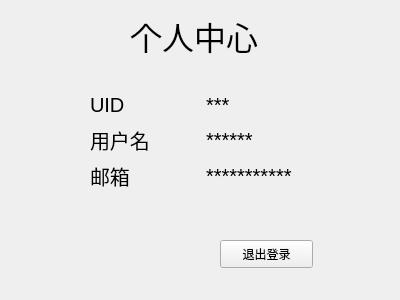
<?xml version="1.0" encoding="UTF-8"?>
<ui version="4.0">
 <class>User_page</class>
 <widget class="QWidget" name="User_page">
  <property name="geometry">
   <rect>
    <x>0</x>
    <y>0</y>
    <width>400</width>
    <height>300</height>
   </rect>
  </property>
  <property name="windowTitle">
   <string>Form</string>
  </property>
  <widget class="QLabel" name="label">
   <property name="geometry">
    <rect>
     <x>130</x>
     <y>10</y>
     <width>161</width>
     <height>51</height>
    </rect>
   </property>
   <property name="font">
    <font>
     <pointsize>24</pointsize>
    </font>
   </property>
   <property name="text">
    <string>个人中心</string>
   </property>
  </widget>
  <widget class="QWidget" name="layoutWidget">
   <property name="geometry">
    <rect>
     <x>90</x>
     <y>90</y>
     <width>226</width>
     <height>101</height>
    </rect>
   </property>
   <layout class="QGridLayout" name="gridLayout">
    <item row="0" column="0">
     <widget class="QLabel" name="lb1">
      <property name="font">
       <font>
        <pointsize>15</pointsize>
       </font>
      </property>
      <property name="text">
       <string>UID</string>
      </property>
     </widget>
    </item>
    <item row="0" column="1">
     <widget class="QLabel" name="lb_uid">
      <property name="font">
       <font>
        <pointsize>15</pointsize>
       </font>
      </property>
      <property name="text">
       <string>***</string>
      </property>
     </widget>
    </item>
    <item row="1" column="0">
     <widget class="QLabel" name="lb2">
      <property name="font">
       <font>
        <pointsize>15</pointsize>
       </font>
      </property>
      <property name="text">
       <string>用户名</string>
      </property>
     </widget>
    </item>
    <item row="1" column="1">
     <widget class="QLabel" name="lb_name">
      <property name="font">
       <font>
        <pointsize>15</pointsize>
       </font>
      </property>
      <property name="text">
       <string>******</string>
      </property>
     </widget>
    </item>
    <item row="2" column="0">
     <widget class="QLabel" name="lb3">
      <property name="font">
       <font>
        <pointsize>15</pointsize>
       </font>
      </property>
      <property name="text">
       <string>邮箱</string>
      </property>
     </widget>
    </item>
    <item row="2" column="1">
     <widget class="QLabel" name="lb_email">
      <property name="font">
       <font>
        <pointsize>15</pointsize>
       </font>
      </property>
      <property name="text">
       <string>***********</string>
      </property>
     </widget>
    </item>
   </layout>
  </widget>
  <widget class="QPushButton" name="btn_logout">
   <property name="geometry">
    <rect>
     <x>220</x>
     <y>240</y>
     <width>93</width>
     <height>28</height>
    </rect>
   </property>
   <property name="text">
    <string>退出登录</string>
   </property>
  </widget>
 </widget>
 <resources/>
 <connections/>
</ui>
